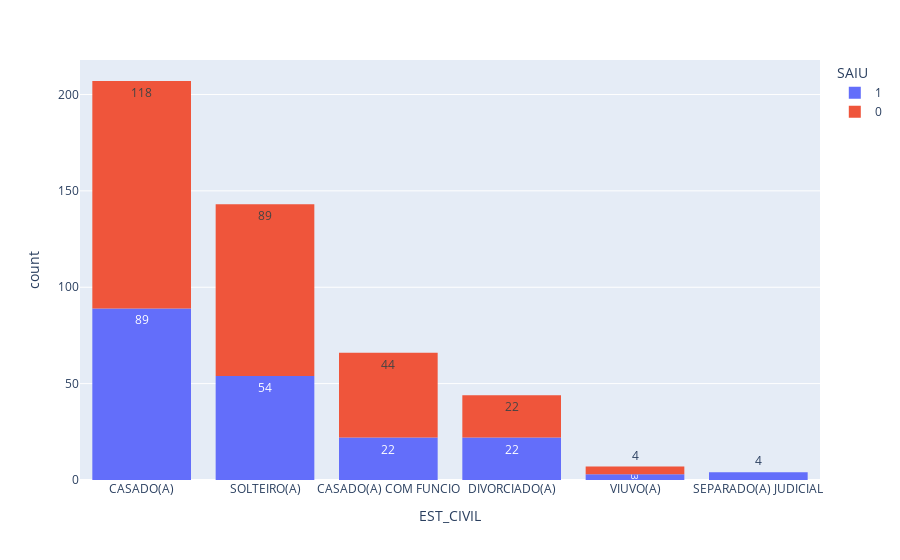

Notebook code cell kept with this figure:
### Code cell
fig = px.histogram(vs_cad_basc, x='EST_CIVIL', color='SAIU', text_auto=True)
fig.show()

### Figure 1 — Plotly figure (JSON) as saved in the notebook; plotly's stock layout.template omitted (floating-point values rounded to 4 significant figures; data arrays with more than 128 entries replaced by an {"elided": "..."} marker saying what was removed)
{"data": [{"alignmentgroup": "True", "bingroup": "x", "hovertemplate": "SAIU=1<br>EST_CIVIL=%{x}<br>count=%{y}<extra></extra>", "legendgroup": "1", "marker": {"color": "#636efa", "pattern": {"shape": ""}}, "name": "1", "offsetgroup": "1", "orientation": "v", "showlegend": true, "texttemplate": "%{value}", "type": "histogram", "x": {"elided": "194 str values"}, "xaxis": "x", "yaxis": "y"}, {"alignmentgroup": "True", "bingroup": "x", "hovertemplate": "SAIU=0<br>EST_CIVIL=%{x}<br>count=%{y}<extra></extra>", "legendgroup": "0", "marker": {"color": "#EF553B", "pattern": {"shape": ""}}, "name": "0", "offsetgroup": "0", "orientation": "v", "showlegend": true, "texttemplate": "%{value}", "type": "histogram", "x": {"elided": "277 str values"}, "xaxis": "x", "yaxis": "y"}], "layout": {"barmode": "relative", "legend": {"title": {"text": "SAIU"}, "tracegroupgap": 0}, "margin": {"t": 60}, "xaxis": {"anchor": "y", "domain": [0, 1], "title": {"text": "EST_CIVIL"}}, "yaxis": {"anchor": "x", "domain": [0, 1], "title": {"text": "count"}}}}
